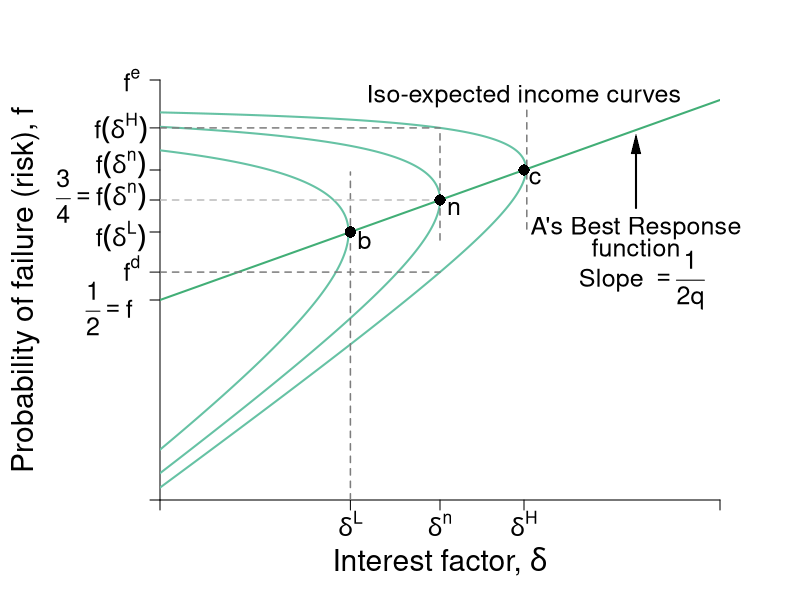

Recreate this plot in R.
#Graph Designer: Simon Halliday
#Authors: Bowles, Foley and Halliday
#Title: Coordination, Conflict and Competition: A Text in Microeconomics

library(shape)
pdf(file = "credit/non_contractual_brf_part_b.pdf", width = 8, height = 6)

#Set parameters for graphics
axislabelsize <- 1.8
labelsize <- 1.5
namesize <- 1.8
annotatesize <- 1.5
graphlinewidth <- 2
segmentlinewidth <- 1.5

COL <- c("#7fc97f", "#beaed4", "#fdc086", "#ffff99", "#386cb0", "#f0027f", "#bf5b17", "#666666")
COLA <- c("#e0f3db", "#99d8c9","#66c2a4","#41ae76", "#238b45", "#005824")
COLB <- c("#c6dbef", "#4eb3d3", "#2b8cbe", "#0868ac","#084081")
grays <- gray.colors(25, start = 1, end = 0)

#Edited the margins to cater for the larger LHS labels
par(mar =  c(5, 8, 4, 4))

brfFn <- function(delta, mu = 1) {
  .5 + (delta / (2 * mu)) 
}

isoreturnFn <- function(delta, pi=0.125) {
  1 - (pi)/delta
}


yFn <- function(d1, f1, mu = 1){
  mu*f1*(1 - f1) - d1*(1 - f1)
}

ylow <- function(delta, mu = 1, ybar = 0.03){
  (-sqrt(delta^2 - 2*delta*mu + mu^2 - 4*mu*ybar) + delta + mu)/(2*mu)
}

yhigh <- function(delta, mu = 1, ybar = 0.03){
  (sqrt(delta^2 - 2*delta*mu + mu^2 - 4*mu*ybar) + delta + mu)/(2*mu)
}

xlims <- c(0, 1)
ylims <- c(0, 1.05)

npts <- 501 
d1 <- seq(xlims[1], xlims[2], length.out = npts)
f1 <- seq(ylims[1], ylims[2], length.out = npts) 
a <- c(0.03, 0.0625, 0.11)

plot(0, 0, xlim = xlims, ylim = ylims, type = "n",
     xlab = expression(paste("")),
     ylab = expression(paste("")), 
     xaxt = "n", 
     yaxt = "n", 
     cex.lab = axislabelsize, 
     bty = "n", 
     xaxs="i", 
     yaxs="i"
)


# ticksy <- seq(from = 0, to = ylims[2], by = 0.1)
# ylabels <- seq(from = 0, to = ylims[2], by = 0.1)
# ticksx <- seq(from = 0, to = xlims[2], by = 0.1)
# xlabels <- seq(from = 0, to = xlims[2], by = 0.1)
ticksy <- c(ylims[1], 0.5, ylow(delta = 0.5), brfFn(delta = 0.34), brfFn(delta = 0.5), brfFn(delta = 0.65), yhigh(delta = 0.5), ylims[2])
ylabels <- c(NA, NA, NA, NA,NA,NA, NA, NA)
#ylabels <- c(NA, expression(paste(f == frac(1,2))), expression(paste(f^d)), expression(paste(f*(delta^L) )),  expression(paste(f*(delta^n) == frac(3,4))),expression(paste(f*(delta^H) )), expression(paste(f^e)), NA)
ticksx <- c(xlims[1], 0.34, 0.5, 0.65, xlims[2])
xlabels <- c(NA,  expression(paste(delta^L)), expression(paste(delta^n)), expression(paste(delta^H)), NA)

axis(1, at = ticksx, pos = 0, labels = xlabels, cex.axis = labelsize)
axis(2, at = ticksy, pos = 0, labels = ylabels, las = 1,cex.axis = labelsize)

#ylabels <- c(NA, expression(paste(f == frac(1,2))), expression(paste(f^d)), expression(paste(f*(delta^L) )),  expression(paste(f*(delta^n) == frac(3,4))),expression(paste(f*(delta^H) )), expression(paste(f^e)), NA)
text(-0.0905, 0.48, expression(paste(frac(1,2) == f)), cex = labelsize, xpd =TRUE)
text(-0.05, 0.58, expression(paste(f^d)), cex = labelsize, xpd =TRUE)
text(-0.07, 0.66, expression(paste(f*(delta^L) )), cex = labelsize, xpd =TRUE)
text(-0.105, 0.76, expression(paste(frac(3,4) == f*(delta^n) )), cex = labelsize, xpd =TRUE)
text(-0.07, 0.84, expression(paste(f*(delta^n))), cex = labelsize, xpd =TRUE)
text(-0.07, 0.93, expression(paste(f*(delta^H) )), cex = labelsize, xpd =TRUE)
text(-0.05, 1.05, expression(paste(f^e)), cex = labelsize, xpd =TRUE)
# 
# y-labels with numeric values
# text(-0.0905, 0.48, expression(paste(frac(1,2) == f)), cex = labelsize, xpd =TRUE)
# text(-0.05, 0.58, expression(paste(0.57 == f^d)), cex = labelsize, xpd =TRUE)
# text(-0.07, 0.66, expression(paste(0.67 == f*(delta^L) )), cex = labelsize, xpd =TRUE)
# text(-0.105, 0.76, expression(paste(frac(3,4) == f*(delta^n))), cex = labelsize, xpd =TRUE)
# text(-0.07, 0.84, expression(paste(0.83 == f*(delta^n) )), cex = labelsize, xpd =TRUE)
# text(-0.07, 0.93, expression(paste(0.93 == f*(delta^H) )), cex = labelsize, xpd =TRUE)
# text(-0.05, 1.05, expression(paste(1.05f^e)), cex = labelsize, xpd =TRUE)

npts <- 503 
xx1 <- seq(xlims[1], xlims[2], length.out = npts)
xx2 <- seq(0, 1, length.out = npts)

#Draw the graphs
lines(xx1, brfFn(xx1), col = COLA[4], lwd = graphlinewidth)

#Axis labels
mtext(expression(paste("Interest factor, ", delta)), side = 1, line = 3, cex = axislabelsize)
text(-0.24, 0.5*(ylims[2]), expression(paste("Probability of failure (risk), ", f)), xpd = TRUE, cex = axislabelsize, srt = 90) 

#Contour lines
contour(d1, f1,
        outer(d1, f1, yFn),
        drawlabels = FALSE,
        col = COLA[3],
        lwd = graphlinewidth,
        levels = a,
        xaxs="i",
        yaxs="i",
        add = TRUE)

segments(0.5, 0.65, 0.5, yhigh(delta = 0.5), lty = 2, col = grays[20] , lwd = segmentlinewidth)
segments(0, yhigh(delta = 0.5), 0.5, yhigh(delta = 0.5), lty = 2, col = grays[20] , lwd = segmentlinewidth)
segments(0, ylow(delta = 0.5), 0.5, ylow(delta = 0.5), lty = 2, col = grays[20] , lwd = segmentlinewidth)

segments(0.34,0, 0.34, brfFn(delta = 0.34) + 0.15, lty = 2, col = grays[20] , lwd = segmentlinewidth)
segments(0.655, brfFn(delta = 0.655) - 0.15, 0.655, brfFn(delta = 0.655) + 0.15, lty = 2, col = grays[20] , lwd = segmentlinewidth)
segments(0, brfFn(delta = 0.5), 0.5, brfFn(delta = 0.5), lty = 2, col = "gray" , lwd = segmentlinewidth)

# 
# segments(8, 0, 8,indiffA(x = 8)  , lty = 2, col = "gray" , lwd = segmentlinewidth)
# segments(0, indiffA(x = 8) , 8,indiffA(x = 8)  , lty = 2, col = "gray" , lwd = segmentlinewidth)

text(0.5+ 0.025, brfFn(delta = 0.5) - 0.02, expression(paste(n)), cex = labelsize)
points(0.5, brfFn(delta = 0.5), pch = 16, col = "black", cex = 1.5)
text(0.34+ 0.025, brfFn(delta = 0.34) - 0.02, expression(paste(b)), cex = labelsize)
points(0.34, brfFn(delta = 0.34), pch = 16, col = "black", cex = 1.5)
text(0.65+ 0.02, brfFn(delta = 0.65) - 0.02, expression(paste(c)), cex = labelsize)
points(0.65, brfFn(delta = 0.65), pch = 16, col = "black", cex = 1.5)

# text(0.5+ 0.02, ylow(delta = 0.5) - 0.02, expression(paste(d)), cex = labelsize)
# points(0.5, ylow(delta = 0.5), pch = 16, col = "black", cex = 1.5)
# text(0.5+ 0.02, yhigh(delta = 0.5) - 0.025, expression(paste(e)), cex = labelsize)
# points(0.5, yhigh(delta = 0.5), pch = 16, col = "black", cex = 1.5)

text(0.65, 1.01, expression(paste("Iso-expected income curves")), cex = labelsize)
# text(0.3, 1.01, expression(paste(y[1] == y^L)), cex = labelsize)
# text(0.3, 0.88, expression(paste(y[2] == y^{NE})), cex = labelsize)
# text(0.2, 0.75, expression(paste(y[3] == y^H)), cex = labelsize)
# text(0.4, 0.22, expression(Slope), cex = labelsize)
# text(0.4, 0.14, expression(paste(-mrs(delta, f) == frac(1 - f, q*(1 - 2*f) + delta))), cex = labelsize)
# Arrows(0.4, 0.24, 0.4, 0.4, col = "black", lty = 1, lwd = 2, arr.type = "triangle", arr.lwd = 0.5)

text(0.85, 0.68, expression(paste("A's Best Response")), cex = labelsize, xpd  = TRUE)
text(0.85, 0.63, expression(paste("function")), cex = labelsize, xpd  = TRUE)
text(0.86, 0.55, expression(paste("Slope ", phantom() == frac(1, 2*q))), cex = labelsize, xpd  = TRUE)
Arrows(0.85, 0.73, 0.85, 0.89, col = "black", lty = 1, lwd = 2, arr.type = "triangle", arr.lwd = 0.5)

dev.off()
